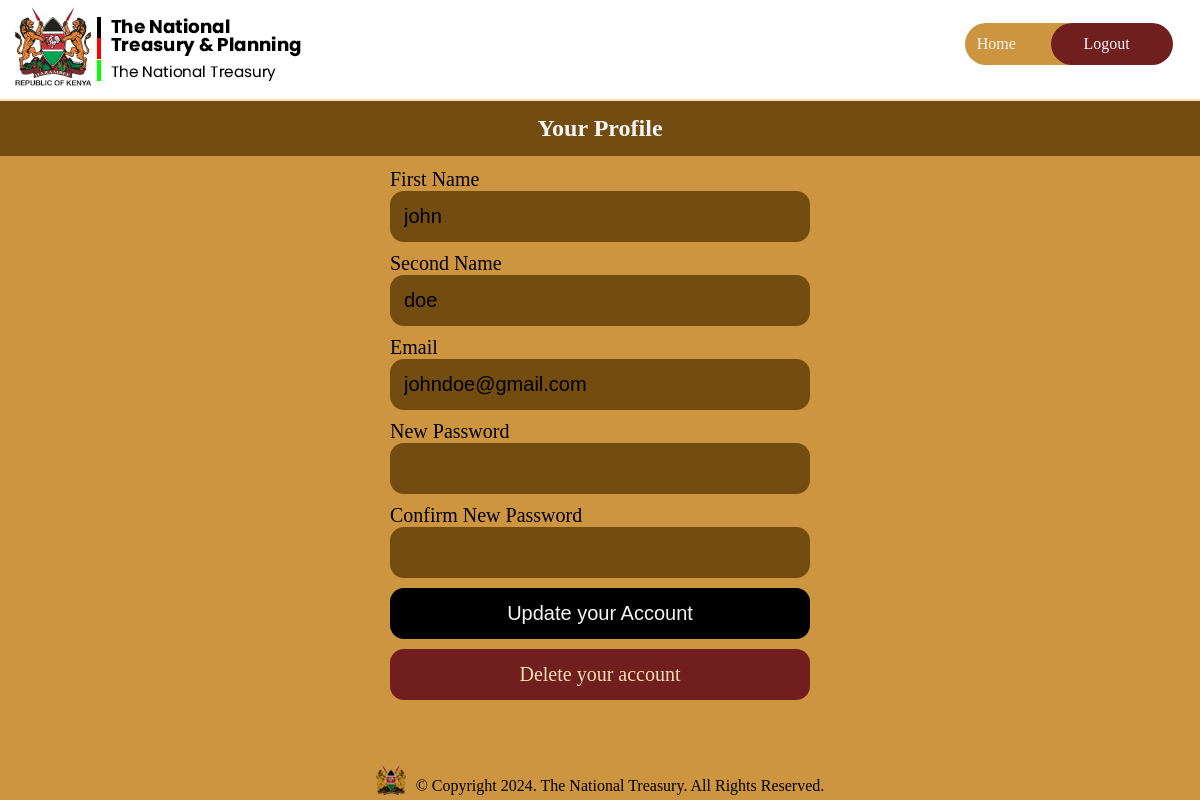
The page /profile/ (signed in) on the database its author committed.
### inventory/models.py (models this page shows, shortened)
class User(db.Model, UserMixin):
    id = db.Column(db.Integer, primary_key=True)
    first_name = db.Column(db.Text, nullable=False)
    second_name = db.Column(db.Text, nullable=False)
    email = db.Column(db.Text, unique=True, nullable=False)
    password = db.Column(db.Text, nullable=False)

### inventory/routes.py (the view, shortened to what this page needs)
@app.route("/account/", methods=("GET", "POST"))
@app.route("/profile/", methods=("GET", "POST"))
@login_required
def profile():
    form = UpdateAccountForm()
    print(current_user.first_name)
    if request.method == "GET":
        form.first_name.data = current_user.first_name
        form.second_name.data = current_user.second_name
        form.email.data = current_user.email
        print(request.method)
    return render_template("account.html", form=form)

### inventory/form.py
class UpdateAccountForm(RegisterForm):
    first_name = StringField(
        "First Name", validators=[DataRequired(), Length(min=2, max=12)]
    )
    second_name = StringField(
        "Second Name", validators=[DataRequired(), Length(min=2, max=12)]
    )
    email = EmailField("Email", validators=[Email(), DataRequired()])
    new_password = PasswordField("New Password", validators=[Length(min=6)])
    confirm_new_password = PasswordField(
        "Confirm New Password", validators=[Length(min=6), EqualTo("new_password")]
    )
    submit = SubmitField("Update your Account")

### inventory/models.py (called while the page is built)
@login_manager.user_loader
def load_user(user_id):
    return User.query.get(int(user_id))

### inventory/templates/account.html (shortened to what this page needs)
{% extends "base.html" %}
{% block head %}
{{ super() }}
<link rel="stylesheet" href="{{ url_for('static',filename='account.css') }}">
{% endblock head %}
{% block navlinks %}
<a href="{{ url_for('index') }}" class="links signup">Home</a>
<a href="{{ url_for('logout') }}" class="links login">Logout</a>
{% endblock navlinks %}
{% block body %}
<h2 class="profile-heading">Your Profile</h2>
<div class="account-wrapper">
	<form action="{{ url_for('profile') }}" class="form" method="post" >
		<div class="assets">
		{{ form.first_name.label }}
		{{ form.first_name() }}
		</div>
		<div class="assets">
		{{ form.second_name.label }}
		{{ form.second_name() }}
		</div>
		<div class="assets">
		{{ form.email.label }}
		{{ form.email() }}
		</div>
		<div class="assets">
		{{ form.new_password.label }}
		{{ form.new_password() }}
		<div class="assets">
		{{ form.confirm_new_password.label }}
		{{ form.confirm_new_password() }}
		</div>
		</div>
		<div class="assets">
		{{ form.submit() }}
			<a href="{{ url_for('delete_account') }}" class="delete-btn">Delete your account</a>
		</div>
	</form>
</div>
{% endblock body %}

### inventory/static/style.css (style rules this page uses)
* { margin: 0; padding: 0; box-sizing: border-box; color-scheme: light; @import url('https://fonts.googleapis.com/css2?family=PT+Mono&display=swap'); }
body { display: flex; flex-direction: column; height: 100%; background-color: #ce9540; }
.links { padding: 12px; display: flex; align-items: center; gap: 32px; border-radius: 34px; margin-bottom: 8px; }
.links>a { text-decoration: none; color: whitesmoke; width: 7.6em; }
.signup { background-color: #CE9540; }
.login { background-color: #734C11; margin-left: -67px; padding-left: 32px; }

### inventory/static/account.css (style rules this page uses)
body { display: flex; flex-direction: column; background-color: #CE9540; height: 100%; }
.login { background-color: #701e1e; }
.profile-heading { padding: 14px; text-align: center; color: whitesmoke; background-color: #734C11; }
.delete-btn { padding: 14px; border-radius: 14px; margin-bottom: 10px; width: 420px; font-size: 20px; background-color: #701e1e; border: none; color: wheat; display: flex; justify-content: center; text-decoration: none; }
.assets { display: flex; flex-direction: column; }
.account-wrapper { background-color: #CE9540; display: flex; justify-content: center; align-items: center; height: 100%; }
label { font-size: 20px; }
input, .reset { -webkit-appearance: none; -moz-appearance: none; appearance: none; border: none; }
input[type="text"], input[type="email"], input[type="password"] { background-color: #734C11; color: rgb(0, 0, 0); }
input, .reset { padding: 14px; border-radius: 14px; margin-bottom: 10px; width: 420px; font-size: 20px; }
input[type="submit"], .reset { color: whitesmoke; background-color: rgb(0, 0, 0); }
.form { padding: 12px; }
::placeholder { color: whitesmoke; opacity: 1; }

### rows shown on the page
User: first_name "john", second_name "doe", email "johndoe@gmail.com"
